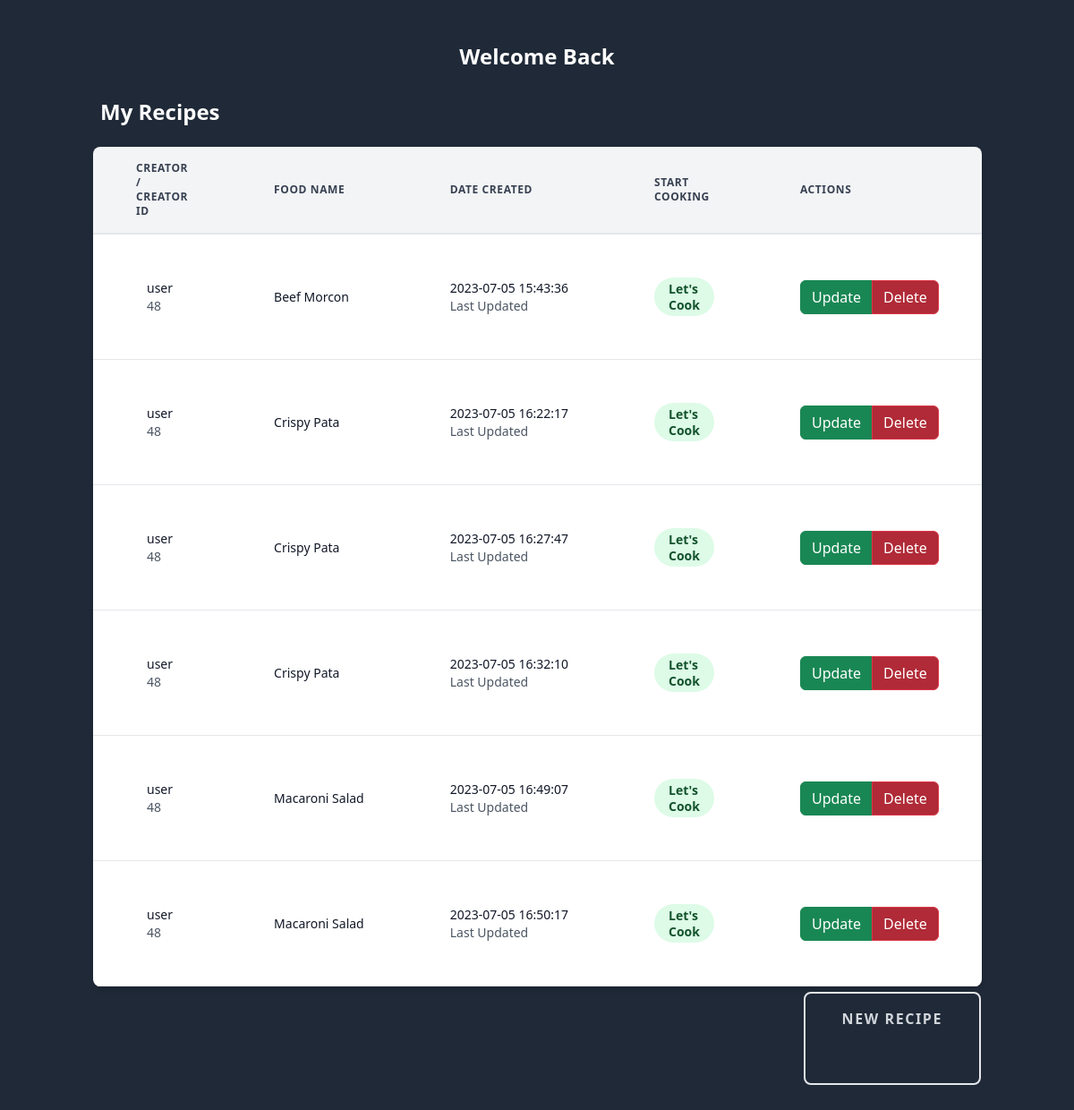
Screenshot of /dashboard.php (signed in) with the database file from the repository.
### tables this page shows
CREATE TABLE `recipe_desc` (
  `user_id` int(11) NOT NULL,
  `recipe_id` int(11) NOT NULL,
  `food_name` varchar(255) NOT NULL,
  `food_description` text NOT NULL,
  `date_created` datetime NOT NULL,
  `food_image` longblob NOT NULL
);

### dashboard.php (the view, shortened to what this page needs)
<!DOCTYPE html>
<html lang="en">
<head>
  <link href="https://unpkg.com/tailwindcss@^1.0/dist/tailwind.min.css" rel="stylesheet">
  <link rel="stylesheet" href="css/button.css">
  <link rel="stylesheet" href="css/dashboard.css">
  <link href="https://cdn.jsdelivr.net/npm/bootstrap@5.2.3/dist/css/bootstrap.min.css" rel="stylesheet"
>
  <script src="https://cdn.tailwindcss.com"></script>
</head>
<body class="bg-gray-800">
  <?php
  require('includes/conn.php');
  ?>
  <div class="container mx-auto px-4 sm:px-8">
    <div>
      <h1 class="text-2xl font-semibold leading-tight text-center mt-5 text-white">Welcome Back</h1>
    </div>
    <div class="py-8">
      <div class="inline">
        <h2 class="text-2xl font-semibold leading-tight text-white">My Recipes</h2>
      </div>
      <div class="-mx-4 sm:-mx-8 px-4 sm:px-8 py-4 overflow-x-auto">
        <div class="inline-block min-w-full shadow-md rounded-lg overflow-hidden">
          <table class="min-w-full leading-normal">
            <thead>
              <tr>
                <th
                  class="px-5 py-3 border-b-2 border-gray-200 bg-gray-100 text-left text-xs font-semibold text-gray-700 uppercase tracking-wider">
                  Creator / Creator ID
                </th>
                <th
                  class="px-5 py-3 border-b-2 border-gray-200 bg-gray-100 text-left text-xs font-semibold text-gray-700 uppercase tracking-wider">
                  Food Name
                </th>
                <th
                  class="px-5 py-3 border-b-2 border-gray-200 bg-gray-100 text-left text-xs font-semibold text-gray-700 uppercase tracking-wider">
                  Date Created
                </th>
                <th
                  class="px-5 py-3 border-b-2 border-gray-200 bg-gray-100 text-left text-xs font-semibold text-gray-700 uppercase tracking-wider">
                  Start Cooking
                </th>
                <th
                  class="px-5 form-right py-3 border-b-2 border-gray-200 bg-gray-100 text-left text-xs font-semibold text-gray-700 uppercase tracking-wider">
                  Actions
                </th>
              </tr>
            </thead>
            <tbody>
              <?php
              $query = "SELECT * FROM recipe_desc";
              $result = mysqli_query($conn, $query);
              while ($row = mysqli_fetch_assoc($result)) {
                $username = $_SESSION['username'];
                $user_id = $row['user_id'];
                $food_name = $row['food_name'];
                $date_created = $row['date_created'];
                $recipe_id = $row['recipe_id'];
                echo '<tr>';
                echo '<td class="px-5 py-5 border-b border-gray-200 bg-white text-sm">';
                echo '<div class="flex">';
                echo '<div class="ml-3">';
                echo '<p class="text-gray-900 whitespace-no-wrap">' . $username . '</p>';
                echo '<p class="text-gray-600 whitespace-no-wrap">' . $user_id . '</p>';
                echo '</div>';
                echo '</div>';
                echo '</td>';
                echo '<td class="px-5 py-5 border-b border-gray-200 bg-white text-sm">';
                echo '<p class="text-gray-900 whitespace-no-wrap">' . $food_name . '</p>';
                echo '</td>';
                echo '<td class="px-5 py-5 border-b border-gray-200 bg-white text-sm">';
                echo '<p class="text-gray-900 whitespace-no-wrap">' . $date_created . '</p>';
                echo '<p class="text-gray-600 whitespace-no-wrap">Last Updated</p>';
                echo '</td>';
                echo '<td class="px-5 py-5 border-b border-gray-200 bg-white text-sm">';
                echo '<span class="relative inline-block px-3 py-1 font-semibold text-green-900 leading-tight">';
                echo '<span aria-hidden class="absolute inset-0 bg-green-200 opacity-50 rounded-full"></span>';
                echo '<a href="#foodie' . $recipe_id . '" data-bs-toggle="modal" data-bs-target="#foodie' . $recipe_id . '"><span class="relative">Let\'s Cook</span></a>';
                echo '</span>';
                echo '</td>';
                echo '<td class="px-5 py-5 border-b border-gray-200 bg-white text-sm text-right">';
                echo '<div class="btn-group float-left" role="group" aria-label="Basic example">';
                echo '<button type="button" class="btn btn-success" data-bs-toggle="modal" data-bs-target="#updateRecipe' . $recipe_id . '" style="color: white; background-color: #198754;">Update</button>';
                echo '<button type="button" class="btn btn-danger" onclick="Delete(' . $recipe_id . ')" style="background-color: #b02a37;">Delete</button>';
                echo '</div>';
                echo '</td>';
                echo '</tr>';
              }
              ?>
            </tbody>
          </table>
        </div>
        <a href="#" class="button button--nina float-end px-6 pb-2 pt-2.5 bg-gray-800 hover:bg-gray-700 text-gray-300 hover:text-white relative block focus:outline-none border-2 border-solid rounded-lg text-sm text-center font-semibold uppercase tracking-widest overflow-hidden
               sm:text-xs sm:px-4 sm:pb-1 sm:pt-1.5
               md:text-base md:px-8 md:pb-2.5 md:pt-3
               md:sm\:w-10" data-text="NEW RECIPE" data-bs-toggle="modal" data-bs-target="#createNewRecipe">
        </a>
      </div>
    </div>
  </div>
</body>
</html>

### css/button.css (style rules this page uses)
.button--nina { -webkit-transition: background-color 0.3s; transition: background-color 0.3s; width: 20%; }
.button--nina::before { content: attr(data-text); position: absolute; top: 0; left: 0; width: 100%; height: 100%; padding: 1em 0; -webkit-transition: -webkit-transform 0.3s, opacity 0.3s; transition: transform 0.3s, opacity 0.3s; -webkit-transition-timing-function: cubic-bezier(0.75, 0, 0.125, 1); transition-timing-function: cubic-bezier(0.75, 0, 0.125, 1); }

### css/dashboard.css (style rules this page uses)
body { font-family: 'Barlow', sans-serif; }

### rows the page displays
recipe_desc: username "user", user "48", food_name "Beef Morcon", date_created "2023-07-05 15:43:36"
recipe_desc: username "user", user "48", food_name "Crispy Pata", date_created "2023-07-05 16:22:17"
recipe_desc: username "user", user "48", food_name "Crispy Pata", date_created "2023-07-05 16:27:47"
recipe_desc: username "user", user "48", food_name "Crispy Pata", date_created "2023-07-05 16:32:10"
recipe_desc: username "user", user "48", food_name "Macaroni Salad", date_created "2023-07-05 16:49:07"
recipe_desc: username "user", user "48", food_name "Macaroni Salad", date_created "2023-07-05 16:50:17"
